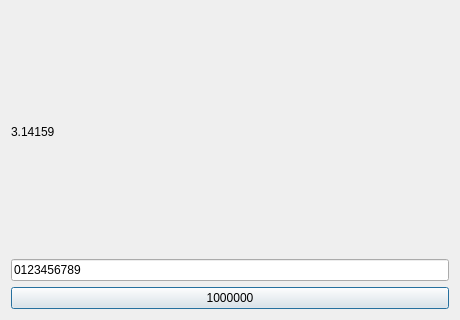
<?xml version="1.0" encoding="UTF-8"?>
<ui version="4.0"><class>Dialog</class><widget class="QDialog" name="Dialog"><property name="geometry"><rect><x>0</x><y>0</y><width>460</width><height>320</height></rect></property><property name="windowTitle"><string>#094 text/179_numbers</string></property><layout class="QVBoxLayout" name="verticalLayout"><property name="leftMargin"><number>11</number></property><property name="topMargin"><number>11</number></property><property name="rightMargin"><number>11</number></property><property name="bottomMargin"><number>11</number></property><property name="spacing"><number>6</number></property><item><widget class="QLabel" name="l1"><property name="text"><string>3.14159</string></property></widget></item><item><widget class="QLineEdit" name="e1"><property name="text"><string>0123456789</string></property></widget></item><item><widget class="QPushButton" name="b1"><property name="text"><string>1000000</string></property></widget></item></layout></widget></ui>
